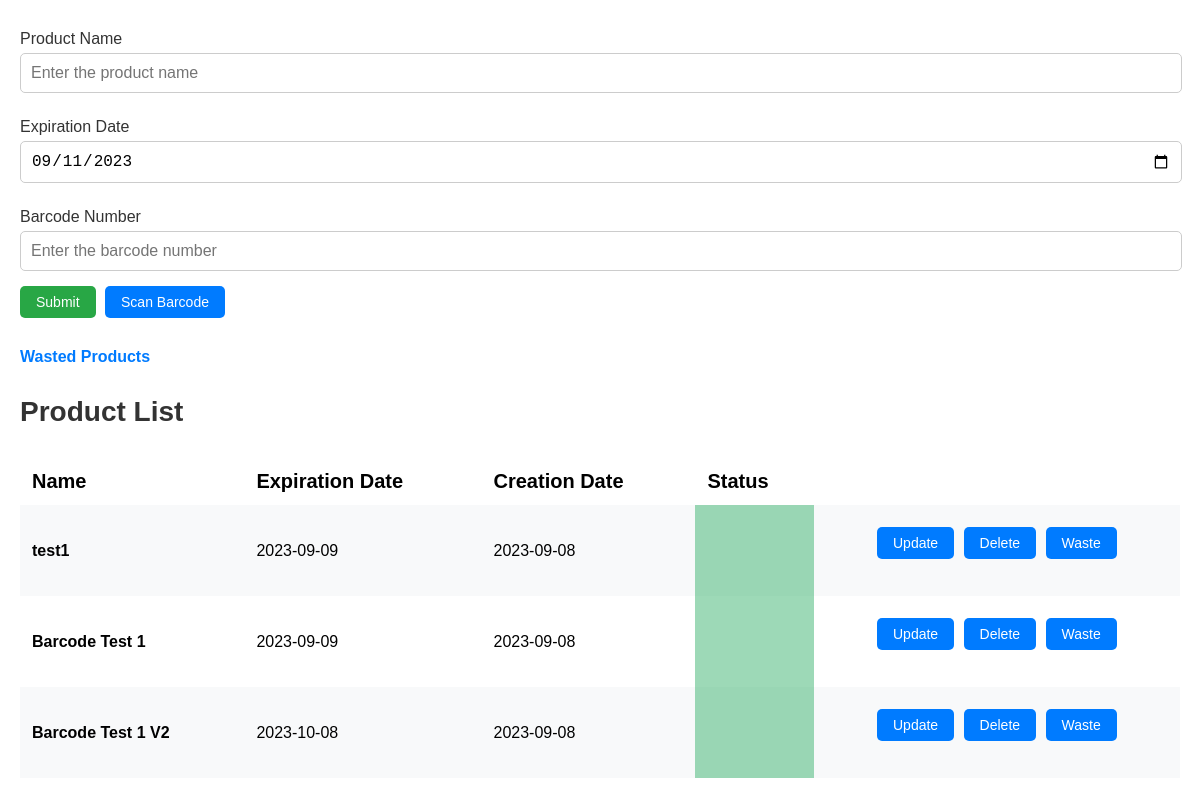
Before: / with the older database file.
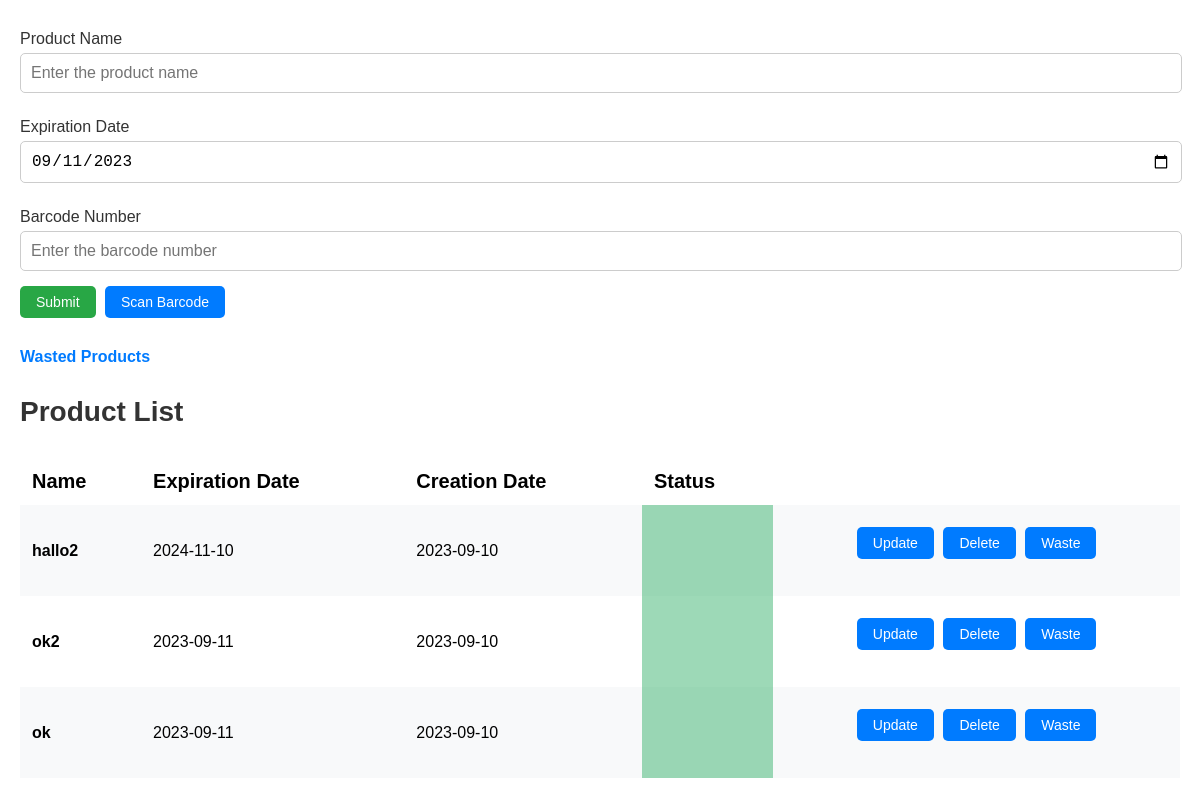
After: the same page with the newer database file.
### app.py (models this page shows, shortened)
class Product(db.Model):
    id = db.Column(db.Integer, primary_key=True)
    product_name = db.Column(db.String(200), nullable=False)
    date_created = db.Column(db.DateTime, default=datetime.utcnow)
    date_wasted = db.Column(db.DateTime, default=datetime.utcnow)
    expiration_date = db.Column(db.Date)
    expiration_status = db.Column(db.Boolean, default=False)
    wasted_status = db.Column(db.Boolean, default=False)
    barcode_id = db.Column(db.Integer, db.ForeignKey('barcode.id'))
    barcode = db.relationship('Barcode', back_populates='products')

### app.py (the view)
@app.route('/', methods=['POST', 'GET'])
def index():
    if request.method == 'POST':
        item_content = request.form['product-name']
        expiration_date_str = request.form['expiration-date']
        item_expiration_date = datetime.utcnow().strptime(
            expiration_date_str, '%Y-%m-%d').date()
        barcode_number = request.form['barcode-number']
        barcode = Barcode.query.filter_by(barcode_value=barcode_number).first()
        if item_expiration_date <= datetime.utcnow().date():
            return redirect(url_for('expired_date_input'))
        if barcode is None:
            new_barcode = Barcode(barcode_value=barcode_number, barcode_item_name=item_content)
            db.session.add(new_barcode)
            db.session.commit()
            barcode = Barcode.query.filter_by(barcode_value=barcode_number).first()
        new_product = Product(product_name=item_content, expiration_date=item_expiration_date, barcode_id=barcode.id)
        db.session.add(new_product)
        db.session.commit()
        products = Product.query.filter_by(wasted_status=False).order_by(Product.date_created).all()
        current_date = datetime.utcnow().strftime('%Y-%m-%d')
        return render_template("index.html", products=products, current_date=current_date)
    else:
        products = Product.query.filter_by(wasted_status=False).order_by(Product.date_created).all()
        current_date = datetime.utcnow().strftime('%Y-%m-%d')
        return render_template("index.html", products=products, current_date=current_date)

### templates/index.html (shortened to what this page needs)
{% extends 'base.html' %}
{% block body %}
<div class="content">
    <form class="product-form" action="/" method="POST" id="product-form">
        <label for="input-product-name">Product Name</label>
        <input type="text" name="product-name" id="input-product-name" placeholder="Enter the product name" required>
        <label for="input-expiration-date">Expiration Date</label>
        <input type="date" name="expiration-date" id="input-expiration-date" value="{{ current_date }}" required>
        <label for="input-barcode-number">Barcode Number</label>
        <input type="text" name="barcode-number" id="input-barcode-number" placeholder="Enter the barcode number">
        <button type="submit" id="submit-button">Submit</button>
        <div class="scan-barcode-container">
            <button type="button" id="scan-barcode">Scan Barcode</button>
        </div>
    </form>
    <a class="wasted-products-link" href="/wasted_product_list">Wasted Products</a>
    <h1 class="headline">Product List</h1>
    {% if products|length < 1 %} <h4 class="no-products-msg">There are no products. Create one below!</h4>
        {% else %}
        <table class="desktop">
            <tr>
                <td class="attribute-label">Name</th>
                <td class="attribute-label">Expiration Date</th>
                <td class="attribute-label">Creation Date</th>
                <td class="attribute-label">Status</th>
            </tr>
            {% for product in products %}
            <tr data-product-id="{{ product.id }}">
                <td class="product product-name" contenteditable="true">{{ product.product_name }}</td>
                <td class="product expiration-date" contenteditable="true">{{ product.expiration_date }}</td>
                <td class="product creation-date">{{ product.date_created.strftime('%Y-%m-%d') }}</td>
                <td class="product expiration-status" data-product-id="{{ product.id }}"></td>
                <td class="button-container">
                    <button class="update-button" data-product-id="{{ product.id }}">Update</button>
                    <button class="delete-button" data-product-id="{{ product.id }}">Delete</button>
                    <button class="waste-button" data-product-id="{{ product.id }}">Waste</button>
                </td>
            </tr>
            {% endfor %}
        </table>
        {% endif %}
</div>
{% endblock %}

### templates/base.html (shortened to what this page needs)
<!DOCTYPE html>
<html lang="en">
<head>
    <link rel="stylesheet" href="{{ url_for('static', filename='css/main.css')}}">
</head>
<body>
    {% block body %} {% endblock %}
</body>
</html>

### static/css/main.css (style rules this page uses)
body { font-family: 'Arial', sans-serif; margin: 0 auto; }
.content { max-width: 1200px; padding: 20px; margin: 0 auto; }
h1.headline { font-size: 28px; color: #333; margin: 30px 0; }
.product-form label { display: block; font-size: 16px; color: #333; margin: 10px 0 5px; }
.product-form input[type="text"], .product-form input[type="date"] { width: calc(100% - 20px); padding: 10px; margin-bottom: 15px; border: 1px solid #ccc; border-radius: 5px; font-size: 16px; }
.product-name { font-weight: bold; }
.expiration-status { color: #3cb371; }
.button-container { display: flex; margin: 10px 0 25px 0; }
#submit-button { background-color: #28a745; }
.wasted-products-link { display: block; color: #007bff; text-decoration: none; font-weight: bold; margin: 30px 0; }
button { background-color: #007bff; color: #fff; border: none; padding: 8px 16px; font-size: 14px; border-radius: 5px; cursor: pointer; margin-right: 5px; width: 100%; }
button:last-child { margin-right: 0; }
.product, .attribute-label { width: 100%; }
.desktop { display: none; }
.scan-barcode-container { margin-top: 10px; position: relative; }
@media (min-width: 768px) { .desktop { display: table; } }
@media (min-width: 768px) { .product, .attribute-label { width: auto; } }
@media (min-width: 768px) { #submit-button, .scan-barcode-container { display: inline; } }
@media (min-width: 768px) { table { width: 100%; border-collapse: collapse; margin-top: 20px; } }
@media (min-width: 768px) { th, td { padding: 12px; } }
@media (min-width: 768px) { tr:nth-child(even) { background-color: #f8f9fa; } }
@media (min-width: 768px) { button { width: auto; } }
@media (min-width: 768px) { .button-container { text-align: center; display: block; } }
@media (min-width: 768px) { .attribute-label { font-size: 20px; font-weight: bold; } }
@media (min-width: 768px) { .expiration-status { color: #000; background: rgba(60, 179, 113, 0.5); } }

Changed rows visible on the page:
removed Product: product_name "test1", expiration_date "2023-09-09", date_created "2023-09-08"
removed Product: product_name "Barcode Test 1", expiration_date "2023-09-09", date_created "2023-09-08"
removed Product: product_name "Barcode Test 1 V2", expiration_date "2023-10-08", date_created "2023-09-08"
added Product: product_name "hallo2", expiration_date "2024-11-10", date_created "2023-09-10"
added Product: product_name "ok2", expiration_date "2023-09-11", date_created "2023-09-10"
added Product: product_name "ok", expiration_date "2023-09-11", date_created "2023-09-10"
